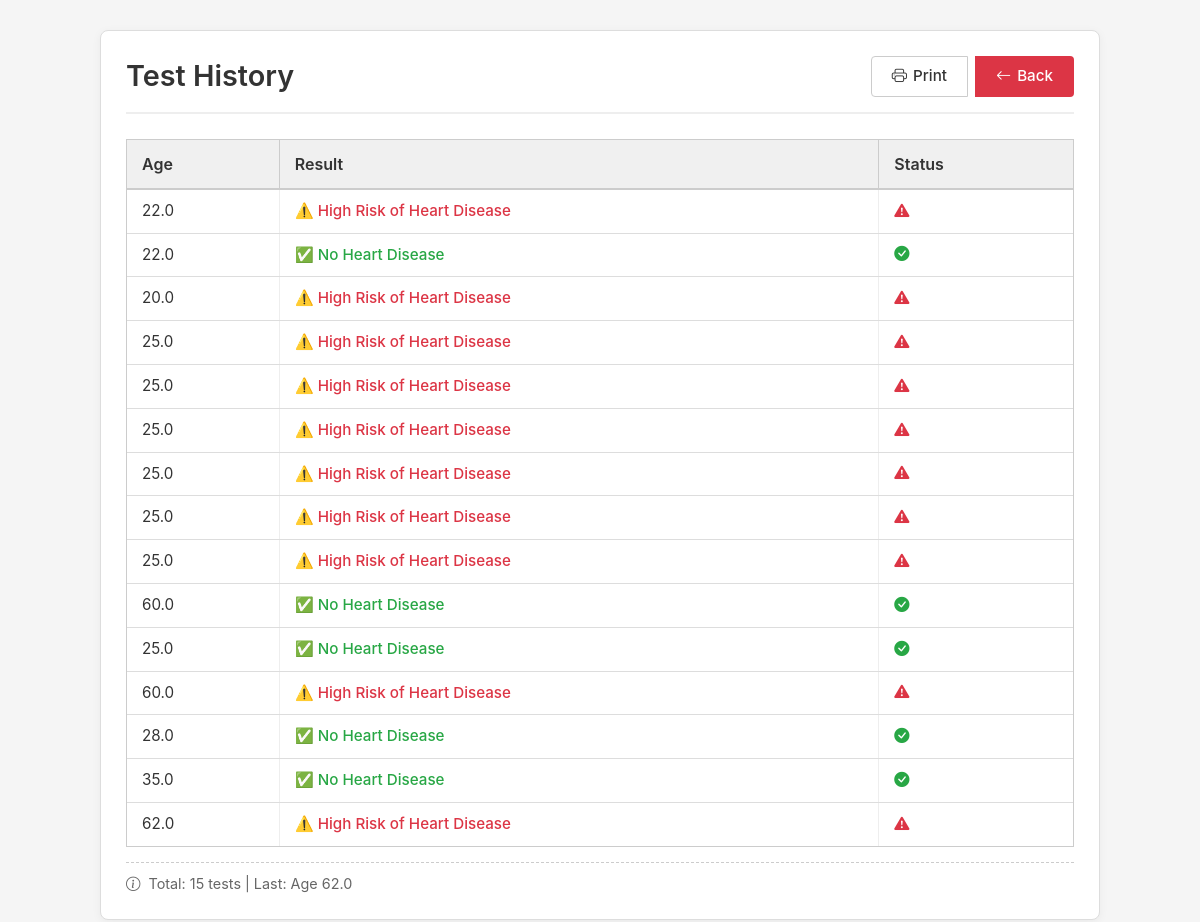
Screenshot of /history (signed in) with the database file from the repository.
### tables this page shows
CREATE TABLE history (
        id INTEGER PRIMARY KEY AUTOINCREMENT,
        user_email TEXT,
        age REAL,
        result TEXT
    );

### app.py (the view)
@app.route("/history")
def history_page():
    if "user" in session:
        conn = get_db()
        cur = conn.cursor()
        cur.execute(
            "SELECT age, result FROM history WHERE user_email=?",
            (session["email"],)
        )
        history = cur.fetchall()
        conn.close()
        return render_template("history.html", history=history, user=session["user"])
    return redirect("/login")

### app.py (called while the page is built)
def get_db():
    return sqlite3.connect("database.db", timeout=10, check_same_thread=False)

### templates/history.html (shortened to what this page needs)
<!DOCTYPE html>
<html lang="en">
<head>
    <link href="https://cdn.jsdelivr.net/npm/bootstrap@5.3.0/dist/css/bootstrap.min.css" rel="stylesheet">
    <link rel="stylesheet" href="https://cdn.jsdelivr.net/npm/bootstrap-icons@1.11.0/font/bootstrap-icons.css">
</head>
<body>
    <div class="container-custom">
        <div class="history-card">
            <div class="header">
                <h2>Test History</h2>
                <div class="btn-group">
                    <button onclick="window.print()" class="btn btn-print">
                        <i class="bi bi-printer"></i> Print
                    </button>
                    <a href="/dashboard" class="btn btn-back">
                        <i class="bi bi-arrow-left"></i> Back
                    </a>
                </div>
            </div>
            {% if history %}
            <div class="table-wrapper">
                <table>
                    <thead>
                        <tr>
                            <th>Age</th>
                            <th>Result</th>
                            <th>Status</th>
                        </tr>
                    </thead>
                    <tbody>
                        {% for row in history %}
                        <tr>
                            <td>{{ row[0] }}</td>
                            <td class="{% if 'Risk' in row[1] %}risk{% else %}safe{% endif %}">
                                {{ row[1] }}
                            </td>
                            <td>
                                {% if 'Risk' in row[1] %}
                                <i class="bi bi-exclamation-triangle-fill risk"></i>
                                {% else %}
                                <i class="bi bi-check-circle-fill safe"></i>
                                {% endif %}
                            </td>
                        </tr>
                        {% endfor %}
                    </tbody>
                </table>
            </div>
            <div class="summary">
                <i class="bi bi-info-circle me-1"></i>
                Total: {{ history|length }} tests |
                Last: Age {{ history[-1][0] }}
            </div>
            {% endif %}
        </div>
    </div>
</body>
</html>

### templates/history.html (style rules this page uses)
* { margin: 0; padding: 0; box-sizing: border-box; }
body { background: #f5f5f5; font-family: -apple-system, BlinkMacSystemFont, 'Segoe UI', Roboto, sans-serif; min-height: 100vh; padding: 30px 20px; }
.container-custom { max-width: 1000px; margin: 0 auto; }
.history-card { background: white; border-radius: 8px; padding: 25px; box-shadow: 0 2px 10px rgba(0,0,0,0.05); border: 1px solid #ddd; }
.header { display: flex; justify-content: space-between; align-items: center; margin-bottom: 25px; padding-bottom: 15px; border-bottom: 2px solid #eee; flex-wrap: wrap; gap: 15px; }
.header h2 { font-size: 1.8rem; font-weight: 600; color: #333; margin: 0; }
.btn-group { display: flex; gap: 8px; }
.btn { padding: 8px 20px; border-radius: 4px; font-size: 0.95rem; font-weight: 500; text-decoration: none; display: inline-flex; align-items: center; gap: 6px; border: 1px solid transparent; cursor: pointer; }
.btn-print { background: white; color: #333; border: 1px solid #ccc; }
.btn-back { background: #dc3545; color: white; }
.table-wrapper { overflow-x: auto; border: 1px solid #ccc; background: white; margin-top: 15px; }
table { width: 100%; border-collapse: collapse; min-width: 500px; font-size: 0.95rem; }
th { background: #f0f0f0; color: #333; font-weight: 600; padding: 12px 15px; text-align: left; border-bottom: 2px solid #ccc; border-right: 1px solid #ccc; font-size: 1rem; }
th:last-child { border-right: none; }
td { padding: 10px 15px; border-bottom: 1px solid #ddd; border-right: 1px solid #eee; color: #333; }
td:last-child { border-right: none; }
tr:last-child td { border-bottom: none; }
.risk { color: #dc3545; font-weight: 500; }
.safe { color: #28a745; font-weight: 500; }
.summary { margin-top: 15px; padding-top: 10px; color: #666; font-size: 0.9rem; border-top: 1px dashed #ccc; }

### rows the page displays
history: age "22.0", result "⚠️ High Risk of Heart Disease"
history: age "22.0", result "✅ No Heart Disease"
history: age "20.0", result "⚠️ High Risk of Heart Disease"
history: age "25.0", result "⚠️ High Risk of Heart Disease"
history: age "25.0", result "⚠️ High Risk of Heart Disease"
history: age "25.0", result "⚠️ High Risk of Heart Disease"
history: age "25.0", result "⚠️ High Risk of Heart Disease"
history: age "25.0", result "⚠️ High Risk of Heart Disease"
history: age "25.0", result "⚠️ High Risk of Heart Disease"
history: age "60.0", result "✅ No Heart Disease"
history: age "25.0", result "✅ No Heart Disease"
history: age "60.0", result "⚠️ High Risk of Heart Disease"
history: age "28.0", result "✅ No Heart Disease"
history: age "35.0", result "✅ No Heart Disease"
history: age "62.0", result "⚠️ High Risk of Heart Disease"

### other values shown
{{ history|length }} "15"
